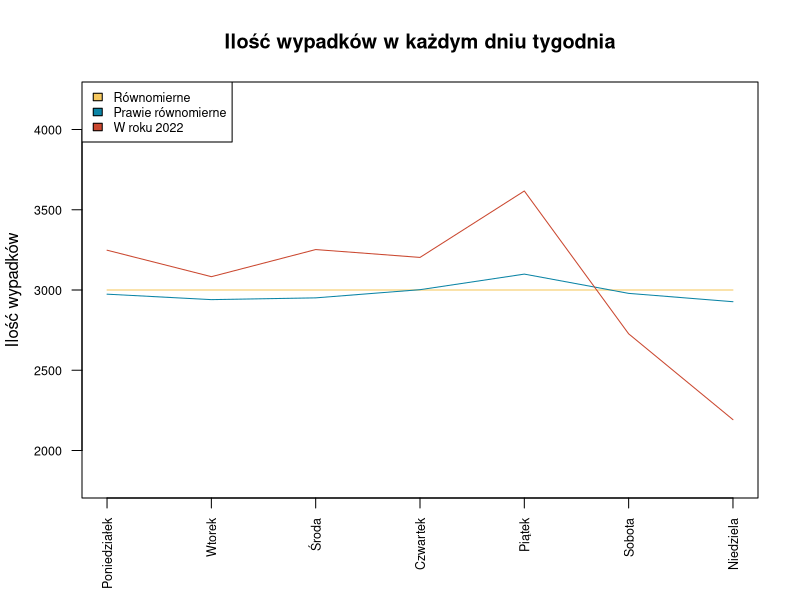
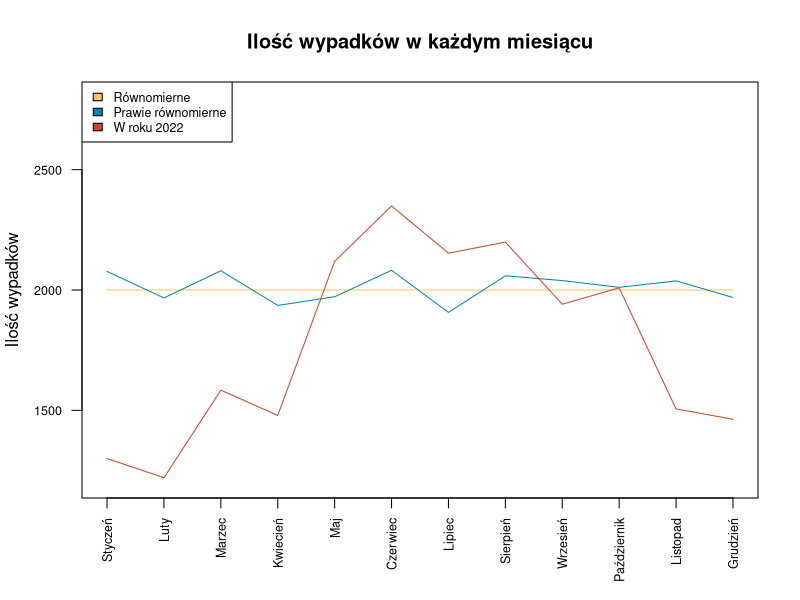

Source code (R) for these figures, in order:
# plot data for days of the week
weekday_names <- c('Poniedziałek', 'Wtorek', 'Środa', 'Czwartek', 'Piątek', 'Sobota', 'Niedziela')
fully_uniform_weekdays <- c(rep(3000, 7))
kind_of_uniform_weekdays <- sample(2900:3100, 7)
accidents_per_weekdays <- c(3248, 3083, 3252, 3203, 3617, 2727, 2192)

par(las = 2)
plot(1:length(accidents_per_weekdays), fully_uniform_weekdays, type='l', col='#F6C85F', xlab = '', ylab = 'Ilość wypadków', xaxt='n', yaxt='n')
title('Ilość wypadków w każdym dniu tygodnia')
lines(1:length(accidents_per_weekdays), kind_of_uniform_weekdays, type='l', col='#0B84A5')
lines(1:length(accidents_per_weekdays), accidents_per_weekdays, type='l', col='#CA472F')
axis(1, at = 1:length(accidents_per_weekdays), labels = weekday_names, cex.axis = 0.75)
axis(2, cex.axis = 0.75)
legend(cex = 0.75, 'topleft', legend = c("Równomierne", "Prawie równomierne", "W roku 2022"), fill = c("#F6C85F", "#0B84A5", "#CA472F"))

# plot data for months of the year
month_names <- c('Styczeń', 'Luty', 'Marzec', 'Kwiecień', 'Maj', 'Czerwiec', 'Lipiec', 'Sierpień', 'Wrzesień', 'Październik', 'Listopad', 'Grudzień')
accidents_per_month <- c(1300, 1220, 1584, 1479, 2119, 2349, 2153, 2199, 1941, 2009, 1506, 1463)
fully_uniform_months <- c(rep(2000, 12))
kind_of_uniform_months <- sample(1900:2100, 12)

plot(1:length(accidents_per_month), fully_uniform_months, type='l', col='#F6C85F', xlab = '', ylab ='Ilość wypadków', xaxt='n', yaxt='n')
title('Ilość wypadków w każdym miesiącu')
lines(1:length(accidents_per_month), kind_of_uniform_months, type='l', col='#0B84A5')
lines(1:length(accidents_per_month), accidents_per_month, type='l', col='#CA472F')
axis(1, at = 1:length(accidents_per_month), labels = month_names, cex.axis = 0.75)
axis(2, cex.axis = 0.75)
legend(cex = 0.75, 'topleft', legend = c("Równomierne", "Prawie równomierne", "W roku 2022"), fill = c("#F6C85F", "#0B84A5", "#CA472F"))


# chi-squared goodness-of-fit for weekdays
weekday_results1 <- chisq.test(fully_uniform_weekdays)
print(weekday_results1)

weekday_results2 <- chisq.test(kind_of_uniform_weekdays)
print(weekday_results2)

weekday_results3 <- chisq.test(accidents_per_weekdays)
print(weekday_results3)


# chi-squared goodness-of-fit for months
month_results1 <- chisq.test(fully_uniform_months)
print(month_results1)

month_results2 <- chisq.test(kind_of_uniform_months)
print(month_results2)

month_results3 <- chisq.test(accidents_per_month)
print(month_results3)